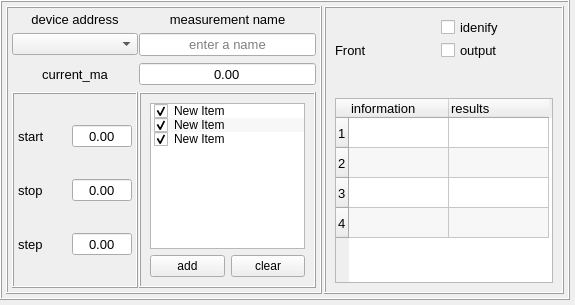
<?xml version="1.0" encoding="UTF-8"?>
<ui version="4.0">
 <class>Form</class>
 <widget class="QWidget" name="Form">
  <property name="geometry">
   <rect>
    <x>0</x>
    <y>0</y>
    <width>575</width>
    <height>305</height>
   </rect>
  </property>
  <property name="sizePolicy">
   <sizepolicy hsizetype="Fixed" vsizetype="Fixed">
    <horstretch>0</horstretch>
    <verstretch>0</verstretch>
   </sizepolicy>
  </property>
  <property name="minimumSize">
   <size>
    <width>575</width>
    <height>305</height>
   </size>
  </property>
  <property name="maximumSize">
   <size>
    <width>575</width>
    <height>305</height>
   </size>
  </property>
  <property name="windowTitle">
   <string>Form</string>
  </property>
  <widget class="QWidget" name="widget" native="true">
   <property name="geometry">
    <rect>
     <x>0</x>
     <y>0</y>
     <width>570</width>
     <height>300</height>
    </rect>
   </property>
   <property name="minimumSize">
    <size>
     <width>500</width>
     <height>300</height>
    </size>
   </property>
   <property name="maximumSize">
    <size>
     <width>600</width>
     <height>300</height>
    </size>
   </property>
   <layout class="QVBoxLayout" name="verticalLayout_3">
    <item>
     <widget class="QFrame" name="frame_6">
      <property name="frameShape">
       <enum>QFrame::Box</enum>
      </property>
      <property name="frameShadow">
       <enum>QFrame::Raised</enum>
      </property>
      <layout class="QHBoxLayout" name="horizontalLayout_4">
       <property name="spacing">
        <number>2</number>
       </property>
       <property name="leftMargin">
        <number>4</number>
       </property>
       <property name="topMargin">
        <number>4</number>
       </property>
       <property name="rightMargin">
        <number>4</number>
       </property>
       <property name="bottomMargin">
        <number>4</number>
       </property>
       <item>
        <widget class="QFrame" name="frame_4">
         <property name="minimumSize">
          <size>
           <width>0</width>
           <height>0</height>
          </size>
         </property>
         <property name="maximumSize">
          <size>
           <width>350</width>
           <height>16777215</height>
          </size>
         </property>
         <property name="sizeIncrement">
          <size>
           <width>0</width>
           <height>0</height>
          </size>
         </property>
         <property name="frameShape">
          <enum>QFrame::Box</enum>
         </property>
         <property name="frameShadow">
          <enum>QFrame::Raised</enum>
         </property>
         <layout class="QGridLayout" name="gridLayout">
          <property name="leftMargin">
           <number>4</number>
          </property>
          <property name="topMargin">
           <number>4</number>
          </property>
          <property name="rightMargin">
           <number>4</number>
          </property>
          <property name="bottomMargin">
           <number>4</number>
          </property>
          <property name="horizontalSpacing">
           <number>1</number>
          </property>
          <item row="0" column="0">
           <widget class="QLabel" name="address_lbl">
            <property name="font">
             <font>
              <pointsize>10</pointsize>
             </font>
            </property>
            <property name="text">
             <string>device address</string>
            </property>
            <property name="alignment">
             <set>Qt::AlignCenter</set>
            </property>
           </widget>
          </item>
          <item row="0" column="1">
           <widget class="QLabel" name="label">
            <property name="font">
             <font>
              <pointsize>10</pointsize>
             </font>
            </property>
            <property name="text">
             <string>measurement name</string>
            </property>
            <property name="alignment">
             <set>Qt::AlignCenter</set>
            </property>
           </widget>
          </item>
          <item row="1" column="0">
           <widget class="QComboBox" name="address_combo"/>
          </item>
          <item row="1" column="1">
           <widget class="QLineEdit" name="devName_edit">
            <property name="font">
             <font>
              <pointsize>10</pointsize>
             </font>
            </property>
            <property name="layoutDirection">
             <enum>Qt::LeftToRight</enum>
            </property>
            <property name="alignment">
             <set>Qt::AlignCenter</set>
            </property>
            <property name="placeholderText">
             <string>enter a name</string>
            </property>
           </widget>
          </item>
          <item row="2" column="0">
           <widget class="QLabel" name="current_lbl">
            <property name="font">
             <font>
              <pointsize>10</pointsize>
             </font>
            </property>
            <property name="text">
             <string>current_ma</string>
            </property>
            <property name="alignment">
             <set>Qt::AlignCenter</set>
            </property>
           </widget>
          </item>
          <item row="2" column="1">
           <widget class="QDoubleSpinBox" name="current_spin">
            <property name="font">
             <font>
              <pointsize>10</pointsize>
             </font>
            </property>
            <property name="layoutDirection">
             <enum>Qt::LeftToRight</enum>
            </property>
            <property name="alignment">
             <set>Qt::AlignCenter</set>
            </property>
            <property name="buttonSymbols">
             <enum>QAbstractSpinBox::NoButtons</enum>
            </property>
           </widget>
          </item>
          <item row="3" column="0">
           <widget class="QFrame" name="frame_3">
            <property name="frameShape">
             <enum>QFrame::Box</enum>
            </property>
            <property name="frameShadow">
             <enum>QFrame::Raised</enum>
            </property>
            <layout class="QVBoxLayout" name="verticalLayout_2">
             <property name="spacing">
              <number>4</number>
             </property>
             <property name="leftMargin">
              <number>4</number>
             </property>
             <property name="topMargin">
              <number>4</number>
             </property>
             <property name="rightMargin">
              <number>4</number>
             </property>
             <property name="bottomMargin">
              <number>4</number>
             </property>
             <item>
              <layout class="QHBoxLayout" name="horizontalLayout">
               <item>
                <widget class="QLabel" name="start_lbl">
                 <property name="minimumSize">
                  <size>
                   <width>50</width>
                   <height>22</height>
                  </size>
                 </property>
                 <property name="maximumSize">
                  <size>
                   <width>70</width>
                   <height>22</height>
                  </size>
                 </property>
                 <property name="font">
                  <font>
                   <pointsize>10</pointsize>
                  </font>
                 </property>
                 <property name="text">
                  <string>start</string>
                 </property>
                </widget>
               </item>
               <item>
                <widget class="QDoubleSpinBox" name="start_spin">
                 <property name="minimumSize">
                  <size>
                   <width>60</width>
                   <height>0</height>
                  </size>
                 </property>
                 <property name="maximumSize">
                  <size>
                   <width>70</width>
                   <height>16777215</height>
                  </size>
                 </property>
                 <property name="sizeIncrement">
                  <size>
                   <width>0</width>
                   <height>0</height>
                  </size>
                 </property>
                 <property name="font">
                  <font>
                   <pointsize>10</pointsize>
                  </font>
                 </property>
                 <property name="alignment">
                  <set>Qt::AlignCenter</set>
                 </property>
                 <property name="buttonSymbols">
                  <enum>QAbstractSpinBox::NoButtons</enum>
                 </property>
                </widget>
               </item>
              </layout>
             </item>
             <item>
              <layout class="QHBoxLayout" name="horizontalLayout_2">
               <item>
                <widget class="QLabel" name="stop_lbl">
                 <property name="minimumSize">
                  <size>
                   <width>50</width>
                   <height>22</height>
                  </size>
                 </property>
                 <property name="maximumSize">
                  <size>
                   <width>70</width>
                   <height>22</height>
                  </size>
                 </property>
                 <property name="font">
                  <font>
                   <pointsize>10</pointsize>
                  </font>
                 </property>
                 <property name="text">
                  <string>stop</string>
                 </property>
                </widget>
               </item>
               <item>
                <widget class="QDoubleSpinBox" name="stop_spin">
                 <property name="minimumSize">
                  <size>
                   <width>60</width>
                   <height>0</height>
                  </size>
                 </property>
                 <property name="maximumSize">
                  <size>
                   <width>70</width>
                   <height>16777215</height>
                  </size>
                 </property>
                 <property name="sizeIncrement">
                  <size>
                   <width>0</width>
                   <height>0</height>
                  </size>
                 </property>
                 <property name="font">
                  <font>
                   <pointsize>10</pointsize>
                  </font>
                 </property>
                 <property name="alignment">
                  <set>Qt::AlignCenter</set>
                 </property>
                 <property name="buttonSymbols">
                  <enum>QAbstractSpinBox::NoButtons</enum>
                 </property>
                </widget>
               </item>
              </layout>
             </item>
             <item>
              <layout class="QHBoxLayout" name="horizontalLayout_3">
               <item>
                <widget class="QLabel" name="step_lbl">
                 <property name="minimumSize">
                  <size>
                   <width>50</width>
                   <height>22</height>
                  </size>
                 </property>
                 <property name="maximumSize">
                  <size>
                   <width>70</width>
                   <height>22</height>
                  </size>
                 </property>
                 <property name="font">
                  <font>
                   <pointsize>10</pointsize>
                  </font>
                 </property>
                 <property name="text">
                  <string>step</string>
                 </property>
                </widget>
               </item>
               <item>
                <widget class="QDoubleSpinBox" name="step_spin">
                 <property name="minimumSize">
                  <size>
                   <width>60</width>
                   <height>0</height>
                  </size>
                 </property>
                 <property name="maximumSize">
                  <size>
                   <width>70</width>
                   <height>16777215</height>
                  </size>
                 </property>
                 <property name="sizeIncrement">
                  <size>
                   <width>0</width>
                   <height>0</height>
                  </size>
                 </property>
                 <property name="font">
                  <font>
                   <pointsize>10</pointsize>
                  </font>
                 </property>
                 <property name="alignment">
                  <set>Qt::AlignCenter</set>
                 </property>
                 <property name="buttonSymbols">
                  <enum>QAbstractSpinBox::NoButtons</enum>
                 </property>
                </widget>
               </item>
              </layout>
             </item>
            </layout>
           </widget>
          </item>
          <item row="3" column="1">
           <widget class="QFrame" name="frame">
            <property name="frameShape">
             <enum>QFrame::Box</enum>
            </property>
            <property name="frameShadow">
             <enum>QFrame::Raised</enum>
            </property>
            <layout class="QGridLayout" name="gridLayout_2">
             <item row="0" column="0" colspan="2">
              <widget class="QListWidget" name="listWidget">
               <property name="maximumSize">
                <size>
                 <width>16777215</width>
                 <height>16777215</height>
                </size>
               </property>
               <property name="font">
                <font>
                 <pointsize>9</pointsize>
                </font>
               </property>
               <property name="alternatingRowColors">
                <bool>true</bool>
               </property>
               <item>
                <property name="text">
                 <string>New Item</string>
                </property>
                <property name="checkState">
                 <enum>Checked</enum>
                </property>
               </item>
               <item>
                <property name="text">
                 <string>New Item</string>
                </property>
                <property name="checkState">
                 <enum>Checked</enum>
                </property>
               </item>
               <item>
                <property name="text">
                 <string>New Item</string>
                </property>
                <property name="checkState">
                 <enum>Checked</enum>
                </property>
               </item>
              </widget>
             </item>
             <item row="1" column="0">
              <widget class="QPushButton" name="add_btn">
               <property name="text">
                <string>add</string>
               </property>
              </widget>
             </item>
             <item row="1" column="1">
              <widget class="QPushButton" name="clearbtn">
               <property name="text">
                <string>clear</string>
               </property>
              </widget>
             </item>
            </layout>
           </widget>
          </item>
         </layout>
        </widget>
       </item>
       <item>
        <widget class="QFrame" name="frame_5">
         <property name="minimumSize">
          <size>
           <width>240</width>
           <height>0</height>
          </size>
         </property>
         <property name="maximumSize">
          <size>
           <width>240</width>
           <height>16777215</height>
          </size>
         </property>
         <property name="frameShape">
          <enum>QFrame::Box</enum>
         </property>
         <property name="frameShadow">
          <enum>QFrame::Raised</enum>
         </property>
         <layout class="QFormLayout" name="formLayout">
          <property name="horizontalSpacing">
           <number>6</number>
          </property>
          <property name="verticalSpacing">
           <number>2</number>
          </property>
          <property name="rightMargin">
           <number>9</number>
          </property>
          <item row="2" column="1">
           <widget class="QCheckBox" name="iden_cb">
            <property name="enabled">
             <bool>true</bool>
            </property>
            <property name="sizePolicy">
             <sizepolicy hsizetype="Minimum" vsizetype="Minimum">
              <horstretch>0</horstretch>
              <verstretch>0</verstretch>
             </sizepolicy>
            </property>
            <property name="minimumSize">
             <size>
              <width>0</width>
              <height>0</height>
             </size>
            </property>
            <property name="maximumSize">
             <size>
              <width>16777215</width>
              <height>16777215</height>
             </size>
            </property>
            <property name="palette">
             <palette>
              <active>
               <colorrole role="Midlight">
                <brush brushstyle="SolidPattern">
                 <color alpha="255">
                  <red>213</red>
                  <green>213</green>
                  <blue>213</blue>
                 </color>
                </brush>
               </colorrole>
               <colorrole role="AlternateBase">
                <brush brushstyle="SolidPattern">
                 <color alpha="255">
                  <red>217</red>
                  <green>217</green>
                  <blue>217</blue>
                 </color>
                </brush>
               </colorrole>
              </active>
              <inactive>
               <colorrole role="Midlight">
                <brush brushstyle="SolidPattern">
                 <color alpha="255">
                  <red>227</red>
                  <green>227</green>
                  <blue>227</blue>
                 </color>
                </brush>
               </colorrole>
               <colorrole role="AlternateBase">
                <brush brushstyle="SolidPattern">
                 <color alpha="255">
                  <red>245</red>
                  <green>245</green>
                  <blue>245</blue>
                 </color>
                </brush>
               </colorrole>
              </inactive>
              <disabled>
               <colorrole role="Midlight">
                <brush brushstyle="SolidPattern">
                 <color alpha="255">
                  <red>213</red>
                  <green>213</green>
                  <blue>213</blue>
                 </color>
                </brush>
               </colorrole>
               <colorrole role="AlternateBase">
                <brush brushstyle="SolidPattern">
                 <color alpha="255">
                  <red>245</red>
                  <green>245</green>
                  <blue>245</blue>
                 </color>
                </brush>
               </colorrole>
              </disabled>
             </palette>
            </property>
            <property name="font">
             <font>
              <pointsize>10</pointsize>
              <kerning>true</kerning>
             </font>
            </property>
            <property name="toolTip">
             <string>a visual to find device</string>
            </property>
            <property name="statusTip">
             <string>a visual to find device</string>
            </property>
            <property name="layoutDirection">
             <enum>Qt::LeftToRight</enum>
            </property>
            <property name="text">
             <string>idenify</string>
            </property>
           </widget>
          </item>
          <item row="4" column="0">
           <widget class="QLabel" name="output_lbl">
            <property name="minimumSize">
             <size>
              <width>100</width>
              <height>0</height>
             </size>
            </property>
            <property name="maximumSize">
             <size>
              <width>100</width>
              <height>16777215</height>
             </size>
            </property>
            <property name="font">
             <font>
              <pointsize>10</pointsize>
             </font>
            </property>
            <property name="text">
             <string>Front</string>
            </property>
           </widget>
          </item>
          <item row="4" column="1">
           <widget class="QCheckBox" name="output_cb">
            <property name="font">
             <font>
              <pointsize>10</pointsize>
             </font>
            </property>
            <property name="text">
             <string>output</string>
            </property>
           </widget>
          </item>
          <item row="2" column="0">
           <spacer name="horizontalSpacer">
            <property name="orientation">
             <enum>Qt::Horizontal</enum>
            </property>
            <property name="sizeHint" stdset="0">
             <size>
              <width>40</width>
              <height>20</height>
             </size>
            </property>
           </spacer>
          </item>
          <item row="5" column="1">
           <spacer name="verticalSpacer">
            <property name="orientation">
             <enum>Qt::Vertical</enum>
            </property>
            <property name="sizeHint" stdset="0">
             <size>
              <width>20</width>
              <height>40</height>
             </size>
            </property>
           </spacer>
          </item>
          <item row="6" column="0" colspan="2">
           <widget class="QTableWidget" name="tableWidget">
            <property name="font">
             <font>
              <pointsize>10</pointsize>
             </font>
            </property>
            <property name="alternatingRowColors">
             <bool>true</bool>
            </property>
            <property name="rowCount">
             <number>4</number>
            </property>
            <attribute name="verticalHeaderShowSortIndicator" stdset="0">
             <bool>false</bool>
            </attribute>
            <row/>
            <row/>
            <row/>
            <row/>
            <column>
             <property name="text">
              <string>information</string>
             </property>
             <property name="textAlignment">
              <set>AlignLeading|AlignVCenter</set>
             </property>
            </column>
            <column>
             <property name="text">
              <string>results</string>
             </property>
             <property name="textAlignment">
              <set>AlignLeading|AlignVCenter</set>
             </property>
            </column>
           </widget>
          </item>
         </layout>
        </widget>
       </item>
      </layout>
     </widget>
    </item>
   </layout>
  </widget>
 </widget>
 <resources/>
 <connections/>
</ui>
